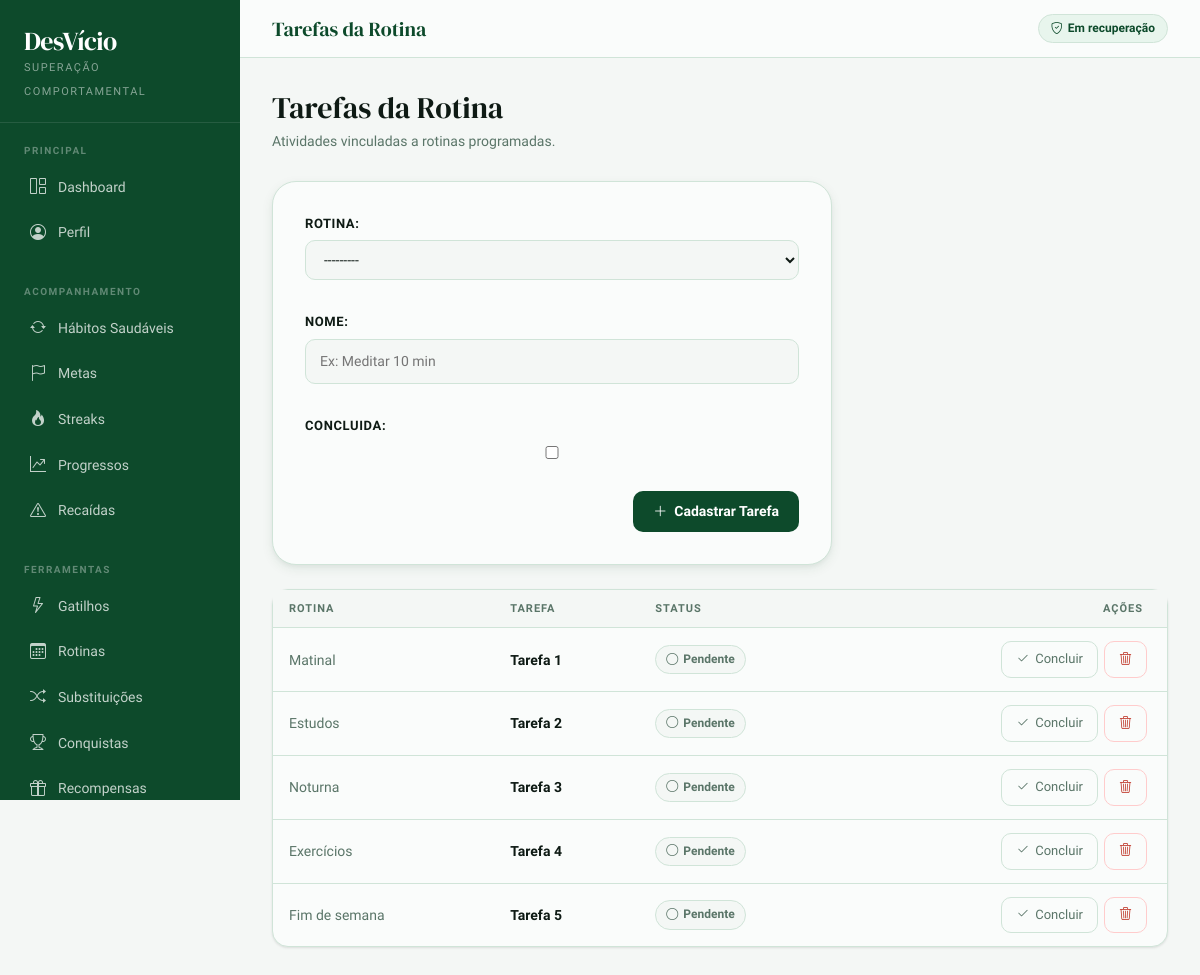
The app's page /tarefas/ (signed in) with its own data.
### app/models.py (models this page shows, shortened)
class Tarefa(models.Model):
    rotina = models.ForeignKey(Rotina, on_delete=models.CASCADE, related_name='tarefas')
    nome = models.CharField(max_length=150)
    concluida = models.BooleanField(default=False)

class Rotina(models.Model):
    usuario = models.ForeignKey(Usuario, on_delete=models.CASCADE, related_name='rotinas')
    titulo = models.CharField(max_length=150)
    descricao = models.TextField(blank=True)
    horario = models.TimeField()
    def __str__(self):
        return self.titulo

### app/views.py (the view)
    def wrapper(request, *args, **kwargs):
        if not usuario_logado(request):
            messages.warning(request, 'Você precisa entrar para acessar essa página.')
            return redirect('login')
        return view_func(request, *args, **kwargs)

### app/forms.py
class TarefaForm(forms.ModelForm):
    class Meta:
        model = Tarefa
        fields = ['rotina', 'nome', 'concluida']
        widgets = {
            'nome': forms.TextInput(attrs={'placeholder': 'Ex: Meditar 10 min'}),
        }
    def __init__(self, *args, usuario=None, **kwargs):
        super().__init__(*args, **kwargs)
        if usuario:
            self.fields['rotina'].queryset = Rotina.objects.filter(usuario=usuario)

### app/views.py (called while the page is built)
def usuario_logado(request):
    user_id = request.session.get('usuario_id')
    if not user_id:
        return None
    return Usuario.objects.filter(id=user_id).first()

def login_obrigatorio(view_func):
    def wrapper(request, *args, **kwargs):
        if not usuario_logado(request):
            messages.warning(request, 'Você precisa entrar para acessar essa página.')
            return redirect('login')
        return view_func(request, *args, **kwargs)
    return wrapper

@login_obrigatorio
def tarefas_view(request):
    usuario = usuario_logado(request)
    if request.method == 'POST':
        form = TarefaForm(request.POST, usuario=usuario)
        if form.is_valid():
            form.save()
            messages.success(request, 'Tarefa cadastrada com sucesso!')
            return redirect('tarefas')
    else:
        form = TarefaForm(usuario=usuario)
    if not Rotina.objects.filter(usuario=usuario).exists():
        messages.warning(request, 'Cadastre uma rotina antes de criar tarefas.')
    tarefas = Tarefa.objects.filter(rotina__usuario=usuario).order_by('rotina__horario')
    return render(request, 'tarefas.html', {'tarefas': tarefas, 'form': form})

### app/templates/tarefas.html (shortened to what this page needs)
{% extends 'base.html' %}
{% block topbar_title %}Tarefas da Rotina{% endblock %}
{% block content %}
<div class="page-header">
    <h1>Tarefas da Rotina</h1>
    <p>Atividades vinculadas a rotinas programadas.</p>
</div>
<div class="form-card" style="margin-bottom:24px">
    {% if form.rotina.field.queryset.count == 0 %}
        <p style="color:var(--muted);font-size:14px">Você precisa <a href="{% url 'rotinas' %}" style="color:var(--sage);font-weight:600">cadastrar uma rotina</a> antes de criar tarefas.</p>
    {% else %}
    <form method="POST">
        {{ form.as_p }}
        <div style="display:flex; justify-content:flex-end; margin-top:8px;">
            <button type="submit" class="btn-forest"><i class="bi bi-plus-lg"></i> Cadastrar Tarefa</button>
        </div>
    </form>
    {% endif %}
</div>
<div class="card-clean">
    <div class="table-responsive">
        <table class="table-clean">
            <thead>
                <tr>
                    <th>Rotina</th>
                    <th>Tarefa</th>
                    <th>Status</th>
                    <th style="text-align:right; padding-right:24px">Ações</th>
                </tr>
            </thead>
            <tbody>
                {% for tarefa in tarefas %}
                <tr>
                    <td style="color:var(--muted)">{{ tarefa.rotina.titulo }}</td>
                    <td><strong>{{ tarefa.nome }}</strong></td>
                    <td>
                        {% if tarefa.concluida %}
                            <span class="badge-clean badge-success"><i class="bi bi-check-circle-fill"></i> Concluída</span>
                        {% else %}
                            <span class="badge-clean badge-neutral"><i class="bi bi-circle"></i> Pendente</span>
                        {% endif %}
                    </td>
                    <td style="text-align:right; padding-right:20px">
                        <div style="display:inline-flex; gap:6px">
                            <a href="{% url 'concluir_tarefa' tarefa.id %}" class="btn-ghost">
                                <i class="bi bi-check2"></i> {% if tarefa.concluida %}Reabrir{% else %}Concluir{% endif %}
                            </a>
                            <a href="{% url 'deletar_tarefa' tarefa.id %}" class="btn-danger-ghost" onclick="return confirm('Remover esta tarefa?')">
                                <i class="bi bi-trash3"></i>
                            </a>
                        </div>
                    </td>
                </tr>
                {% empty %}
                <tr><td colspan="4" style="text-align:center;padding:40px;color:var(--muted)">
                    <i class="bi bi-check2-square" style="font-size:28px;display:block;margin-bottom:8px;opacity:.4"></i>Nenhuma tarefa cadastrada.
                </td></tr>
                {% endfor %}
            </tbody>
        </table>
    </div>
</div>
{% endblock %}

### app/templates/base.html (shortened to what this page needs)
<!DOCTYPE html>
<html lang="pt-br">
<head>
    <link href="https://cdn.jsdelivr.net/npm/bootstrap@5.3.0/dist/css/bootstrap.min.css" rel="stylesheet">
    <link href="https://cdn.jsdelivr.net/npm/bootstrap-icons@1.11.0/font/bootstrap-icons.min.css" rel="stylesheet">
</head>
<body>
<aside class="sidebar">
    <div class="sidebar-brand">
        <span class="brand-logo">DesVício</span>
        <span class="brand-tagline">Superação Comportamental</span>
    </div>
    <div class="sidebar-section">
        <div class="sidebar-label">Principal</div>
        <a href="/" class="nav-item-custom {% block nav_home %}{% endblock %}">
            <i class="bi bi-grid-1x2"></i> Dashboard
        </a>
        <a href="/perfis/" class="nav-item-custom {% block nav_perfil %}{% endblock %}">
            <i class="bi bi-person-circle"></i> Perfil
        </a>
    </div>
    <div class="sidebar-section">
        <div class="sidebar-label">Acompanhamento</div>
        <a href="/habitos/" class="nav-item-custom {% block nav_habitos %}{% endblock %}">
            <i class="bi bi-arrow-repeat"></i> Hábitos Saudáveis
        </a>
        <a href="/metas/" class="nav-item-custom {% block nav_metas %}{% endblock %}">
            <i class="bi bi-flag"></i> Metas
        </a>
        <a href="/streaks/" class="nav-item-custom {% block nav_streaks %}{% endblock %}">
            <i class="bi bi-fire"></i> Streaks
        </a>
        <a href="/progressos/" class="nav-item-custom {% block nav_progressos %}{% endblock %}">
            <i class="bi bi-graph-up-arrow"></i> Progressos
        </a>
        <a href="/recaidas/" class="nav-item-custom {% block nav_recaidas %}{% endblock %}">
            <i class="bi bi-exclamation-triangle"></i> Recaídas
        </a>
    </div>
    <div class="sidebar-section">
        <div class="sidebar-label">Ferramentas</div>
        <a href="/gatilhos/" class="nav-item-custom {% block nav_gatilhos %}{% endblock %}">
            <i class="bi bi-lightning"></i> Gatilhos
        </a>
        <a href="/rotinas/" class="nav-item-custom {% block nav_rotinas %}{% endblock %}">
            <i class="bi bi-calendar3"></i> Rotinas
        </a>
        <a href="/substituicoes/" class="nav-item-custom {% block nav_substituicoes %}{% endblock %}">
            <i class="bi bi-shuffle"></i> Substituições
        </a>
        <a href="/conquistas/" class="nav-item-custom {% block nav_conquistas %}{% endblock %}">
            <i class="bi bi-trophy"></i> Conquistas
        </a>
        <a href="/recompensas/" class="nav-item-custom {% block nav_recompensas %}{% endblock %}">
            <i class="bi bi-gift"></i> Recompensas
        </a>
    </div>
</aside>
<div class="main-wrap">
    <header class="topbar">
        <h1 class="topbar-title">{% block topbar_title %}DesVício{% endblock %}</h1>
        <div class="topbar-right">
            <span class="topbar-badge"><i class="bi bi-shield-check" style="margin-right:5px"></i>Em recuperação</span>
        </div>
    </header>
    <main class="page-content">
        {% block content %}
        {% endblock %}
    </main>
</div>
</body>
</html>

### records on screen
Tarefa: rotina.titulo "Matinal", nome "Tarefa 1", concluida False (drawn)
Tarefa: rotina.titulo "Estudos", nome "Tarefa 2", concluida False (drawn)
Tarefa: rotina.titulo "Noturna", nome "Tarefa 3", concluida False (drawn)
Tarefa: rotina.titulo "Exercícios", nome "Tarefa 4", concluida False (drawn)
Tarefa: rotina.titulo "Fim de semana", nome "Tarefa 5", concluida False (drawn)
